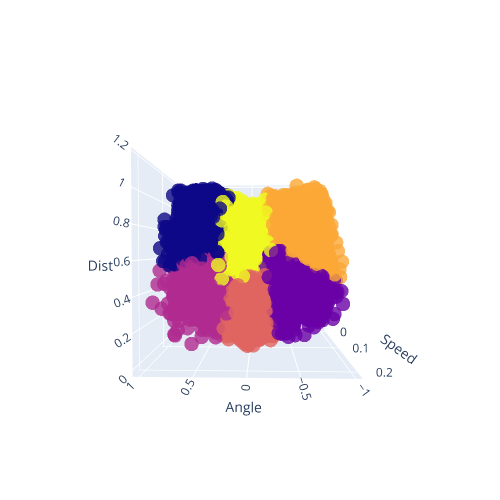

The code cell stored with this chart in its notebook:
### Code cell
fig = go.Figure(data=[go.Scatter3d(x=X2[::100,0], y=X2[::100,1], z=X2[::100,2],
                                   mode='markers',
                                   marker=dict(
                                                size=5,
                                                color=labels[::100],
#                                                 colorbar=dict(title='Time'),
                                                opacity=0.8),
                                   
                                   )])
fig.update_layout(autosize=False,
#                   coloraxis_colorbar=dict(title='Time (s)'),
                  scene= dict(
                  xaxis_title='Angle',
                  yaxis_title='Speed',
                  zaxis_title='Dist'),
                  width=500,
                  height=500,
                  )
fig.show()

### Figure 1 — Plotly figure (JSON) as saved in the notebook; plotly's stock layout.template omitted (floating-point values rounded to 4 significant figures; data arrays with more than 128 entries replaced by an {"elided": "..."} marker saying what was removed)
{"data": [{"marker": {"color": {"elided": "7011 int values"}, "opacity": 0.8, "size": 5}, "mode": "markers", "type": "scatter3d", "x": {"elided": "7011 float values"}, "y": {"elided": "7011 float values"}, "z": {"elided": "7011 float values"}}], "layout": {"autosize": false, "height": 500, "scene": {"aspectmode": "auto", "aspectratio": {"x": 1, "y": 1, "z": 1}, "camera": {"center": {"x": 0, "y": 0, "z": 0}, "eye": {"x": -0.06251, "y": 2.164, "z": 0.05181}, "projection": {"type": "perspective"}, "up": {"x": 0, "y": 0, "z": 1}}, "xaxis": {"title": {"text": "Angle"}, "type": "linear"}, "yaxis": {"title": {"text": "Speed"}, "type": "linear"}, "zaxis": {"title": {"text": "Dist"}, "type": "linear"}}, "width": 500}}
